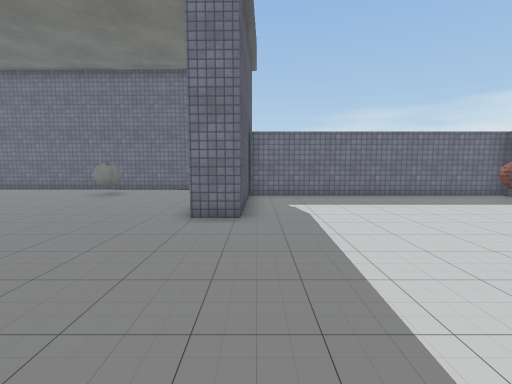
[1] (above)

14 first-person views from a walk through a Unity game level. The camera is 1.3 m above the floor, tilts 6° down and sees 85° across. The floor is counted in squares, 1 m on a side. Each view is taken from the middle of a square. On the plan, view 1 faces up. The plan holds only what a view shows up to about 13 squares ahead; the rest is blank. The place goes on beyond the plan. The player character is not drawn. Some surface patterns are stand-ins.

[2]
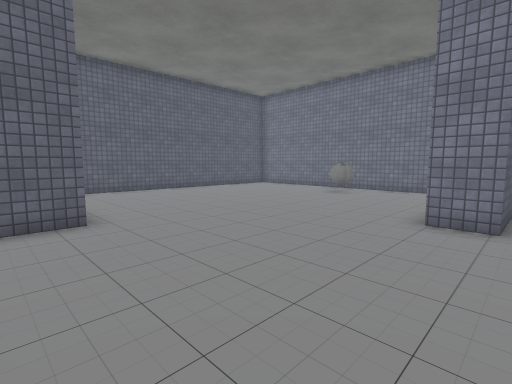

[3]
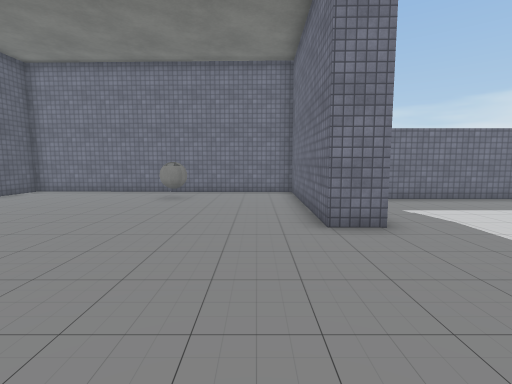

[4]
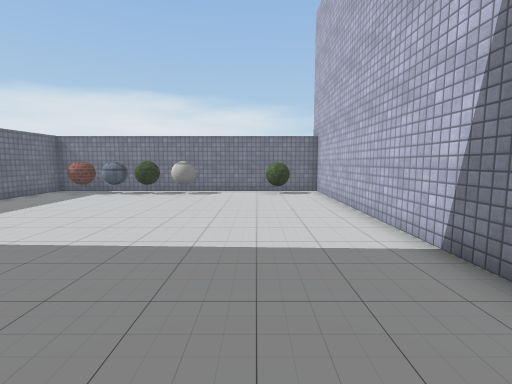

[5]
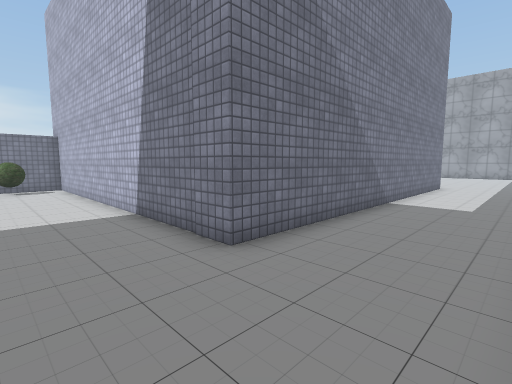

[6]
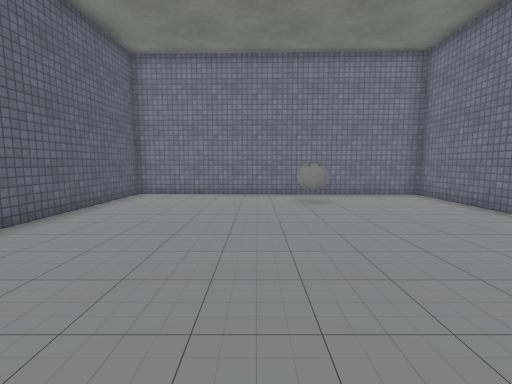

[7]
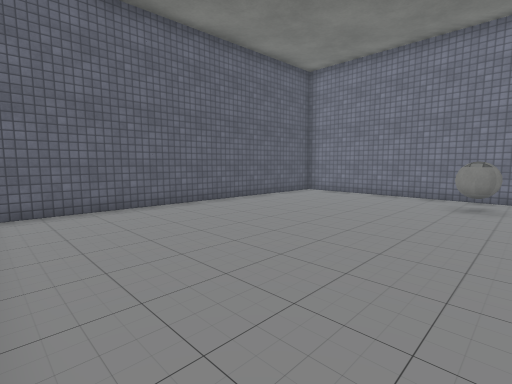

[8]
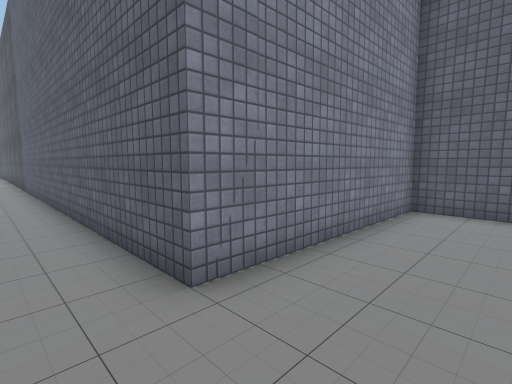

[9]
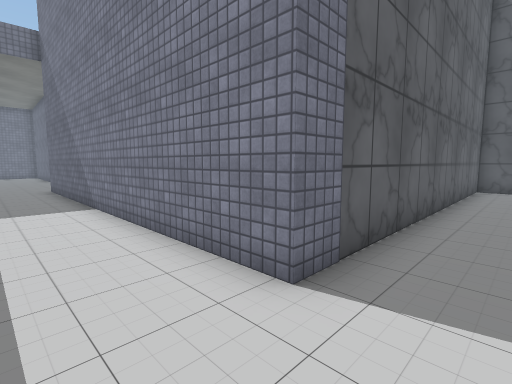

[10]
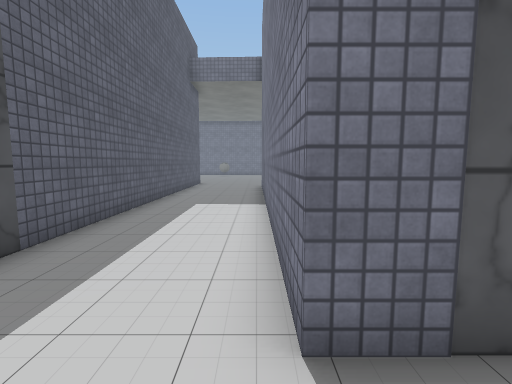

[11]
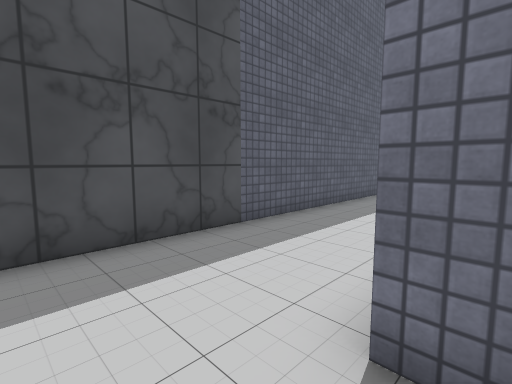

[12]
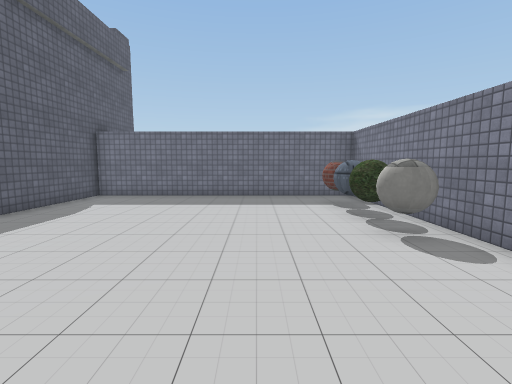

[13]
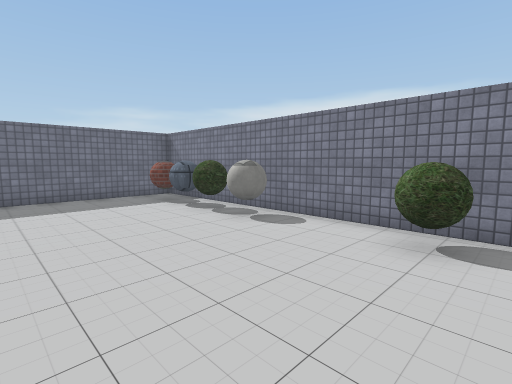

[14]
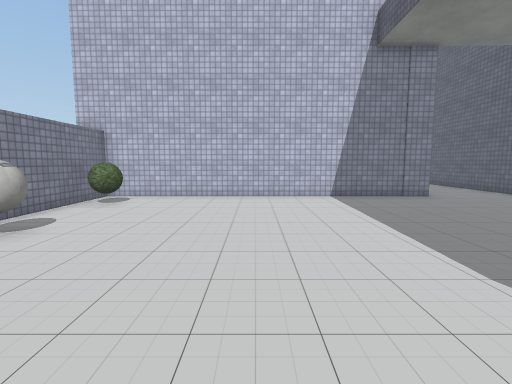

### Floor plan
Points are (right, up) in squares from view 1. A wall is a line through its corners. A room is listed if a view was taken in it or the views show most of it. See-through windows are left out.
Room 1 (views 1, 2, 3, 4, 5, 6, 7, 8, 9, 10, 11, 12, 13, 14)
walls: (-0.3, 11.3) (-0.4, 6.5) (-1.5, 6.5) (-1.4, 13.3) (-12.9, 13.6) (-13.2, 1.7) (-6.5, 1.5) (-6.5, -15.9); (10.4, -15.4) (10.4, -14.2) (-2.7, -14.2) (-2.7, -0.8) (9.8, -0.8) (9.8, 11) (-0.2, 11)
objects: other object (-6, 11) to (-6, 12); other object (8, 1) to (9, 1)

Where each view was taken, in squares from view 1:
view 1: 0 up, 0 right, facing up
view 2: 0 up, 0 right, facing up-left
view 3: 1 up, 3 left, facing up
view 4: 2 up, 3 left, facing right
view 5: 2 up, 6 left, facing down-right
view 6: 2 up, 8 left, facing up
view 7: 2 up, 5 left, facing up-left
view 8: 4 up, 5 left, facing down-left
view 9: 16 down, 5 left, facing up-right
view 10: 16 down, 3 left, facing up
view 11: 16 down, 2 left, facing up-left
view 12: 0 up, 6 right, facing up
view 13: 0 up, 4 right, facing up-right
view 14: 10 up, 4 right, facing down
